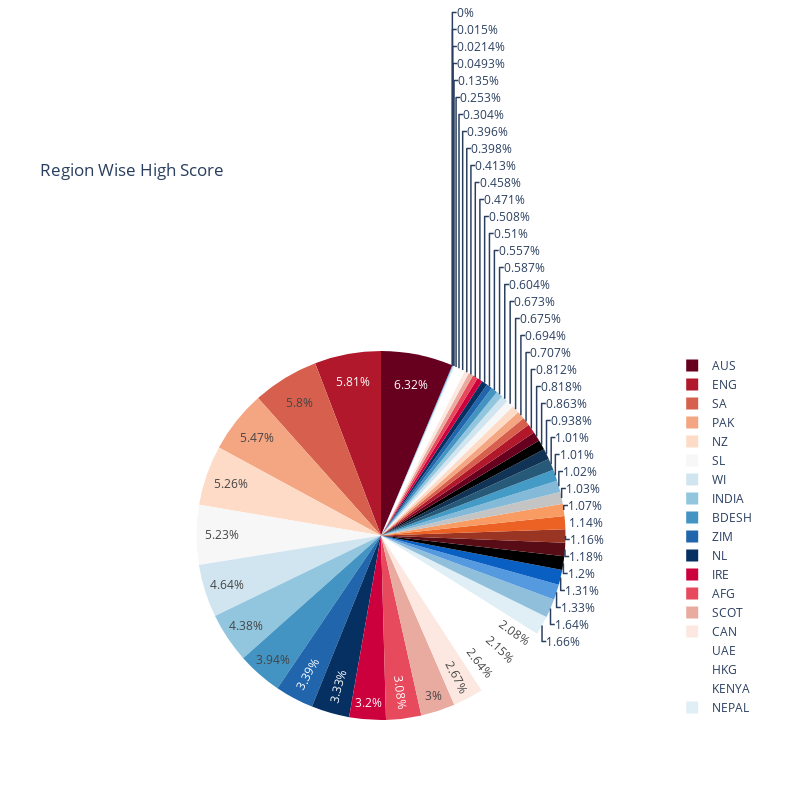

The code cell stored with this chart in its notebook:
### Code cell
px.pie(t20, values='HS', names='Final Region', title='Region Wise High Score',
        color_discrete_sequence=px.colors.sequential.RdBu, width=800, height=800)

### Figure 1 — Plotly figure (JSON) as saved in the notebook; plotly's stock layout.template omitted (floating-point values rounded to 4 significant figures; data arrays with more than 128 entries replaced by an {"elided": "..."} marker saying what was removed)
{"data": [{"domain": {"x": [0, 1], "y": [0, 1]}, "hovertemplate": "Final Region=%{label}<br>HS=%{value}<extra></extra>", "labels": {"elided": "1735 str values"}, "legendgroup": "", "name": "", "showlegend": true, "type": "pie", "values": {"elided": "1735 int values"}}], "layout": {"height": 800, "legend": {"tracegroupgap": 0}, "piecolorway": ["rgb(103,0,31)", "rgb(178,24,43)", "rgb(214,96,77)", "rgb(244,165,130)", "rgb(253,219,199)", "rgb(247,247,247)", "rgb(209,229,240)", "rgb(146,197,222)", "rgb(67,147,195)", "rgb(33,102,172)", "rgb(5,48,97)"], "title": {"text": "Region Wise High Score"}, "width": 800}}
